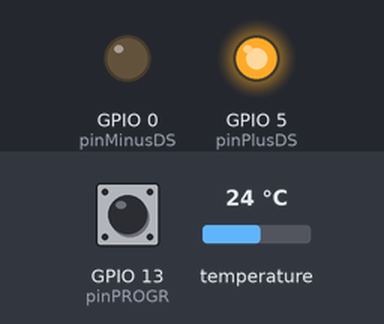
Bench run of a program on a simulated ESP8266 (Wemos D1 mini). Shown: output pins drawn as LEDs (lit = HIGH). Inputs (shaded band) come from the test bench; at power-on: GPIO 13 (pinPROGR) HIGH, temperature 24 °C. WiFi joins after 1.5 s; servers stay silent unless stated; no MQTT or app messages arrive unless stated; what the program prints to the serial monitor is not drawn. At 2.4 s the program puts the board to deep sleep or switches it off; the recording ends there.

Above: at 0.1 s.
Timing chart, 0 to 1.6 s (numbered marks = the images above):
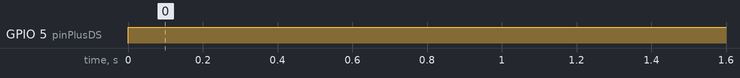

The program:

main.cpp
```cpp
/*
    MQTT sensor ds18b20
    ver: 20221207-20230418
    = Vlapa = v.005
*/

#include <Arduino.h>
#include <ESP8266WiFi.h>
#include <PubSubClient.h>
#include <OneWire.h>
#include <DallasTemperature.h>
#include <ESP8266HTTPUpdateServer.h>

#define ONE_WIRE_BUS 4 // D2
OneWire oneWire(ONE_WIRE_BUS);
DallasTemperature sensors(&oneWire);

const uint8_t pinPlusDS = 5;  // D1;  //  питание DS18b20 "+"
const uint8_t pinMinusDS = 0; // D3; //  питание DS18b20 "-"
const uint8_t pinPROGR = 13;  // D7;   //  программрование (при запуске на землю)

//**************************************************************
const char ssid[] = "link";
// const char ssid[] = "MikroTik-2-ext";
// const char ssid[] = "MikroTik-2";
const char pass[] = "dkfgf#*12091997";

const char *mqtt_server = "178.20.46.157";
const uint16_t mqtt_port = 1883;
const char *mqtt_client = "sensor_DS18b20-002";
// const char *mqtt_client = "Home_bme280";
// const char *mqtt_client = "GasBoiler_009";
const char *mqtt_client2 = "TEST_IP";
const char *mqtt_user = "mqtt";
const char *mqtt_pass = "qwe#*1243";
const char *outTopicTemp = "/Temp_Battery";
const char *outTopicVolt = "/Volt";
// const char *outTopicTemp = "/countOut";
const char *outTopicIP = "/IP";
const uint32_t pauseSleep = 30 * 1000 * 1000; //  30 секунд спим
bool flagPROGR = false;

WiFiClient espClient;
PubSubClient client(espClient);

//**************************************************************
inline bool mqtt_subscribe(PubSubClient &client, const String &topic)
{
  // Serial.print("Subscribing to: ");
  // Serial.println(topic);
  return client.subscribe(topic.c_str());
}

//**************************************************************
inline bool mqtt_publish(PubSubClient &client, const String &topic, const String &value)
{
  // Serial.print("Publishing topic ");
  // Serial.print(topic);
  // Serial.print(" = ");
  // Serial.println(value);
  // Serial.println("\n");
  return client.publish(topic.c_str(), value.c_str());
}

//**************************************************************
void mqtt_callback(char *topic, byte *payload, unsigned int length)
{
  // for (uint8_t i = 0; i < length; i++)
  //   Serial.print((char)payload[i]);
  // Serial.println();

  // char *topicBody = topic + strlen(mqtt_client) + 1;
  // if (!strncmp(topicBody, inTopiccount, strlen(inTopiccount)))
  // {
  //   for (uint8_t i = 0; i < length; i++)
  //     outcountData += (char)payload[i];
  //   Serial.print("count: ");
  //   Serial.println(outcountData);
  //   outcountData = "";
  // }
}

//**************************************************************
void reconnect()
{
  uint8_t mqttCount = 20;
  while (!client.connected())
  {
    // Serial.print("Atcountting MQTT connection...");
    // digitalWrite(pinBuiltinLed, LOW);

    if (!client.connect(mqtt_client, mqtt_user, mqtt_pass))
    {
      if (mqttCount)
      {
        mqttCount--;
        delay(300);
      }
      else
      {
        ESP.deepSleep(pauseSleep);
      }
    }
  }
}

//**************************************************************
void WiFi_init()
{
  WiFi.begin(ssid, pass);
  uint8_t wifiCount = 20;
  Serial.print("Connection to:  ");
  Serial.println(ssid);
  while (WiFi.status() != WL_CONNECTED)
  {
    delay(300);
    Serial.print('.');
    if (wifiCount)
    {
      wifiCount--;
    }
    else
    {
      ESP.deepSleep(pauseSleep);
    }
  }
}

//**************************************************************
// медиана на 3 значения со своим буфером
uint32_t median(uint32_t newVal, uint8_t offSet)
{
  uint32_t count;
  uint32_t buf[3];

  ESP.rtcUserMemoryRead(offSet, &count, sizeof(count));
  ESP.rtcUserMemoryWrite(count, &newVal, sizeof(newVal));

  uint8_t k = 0;
  for (uint8_t i = offSet - 3; i < offSet; ++i)
  {
    ESP.rtcUserMemoryRead(i, &buf[k], sizeof(buf[k]));
    Serial.print(buf[k]);
    Serial.print('\t');
    k++;
  }
  Serial.println();

  if (++count >= offSet)
  {
    count = offSet - 3;
    ESP.rtcUserMemoryWrite(offSet, &count, sizeof(count));
  }
  else
  {
    ESP.rtcUserMemoryWrite(offSet, &count, sizeof(count));
  }

  uint32_t a = (max(buf[0], buf[1]) == max(buf[1], buf[2])) ? max(buf[0], buf[2]) : max(buf[1], min(buf[0], buf[2]));
  Serial.print("a = ");
  Serial.println(a);
  return (max(buf[0], buf[1]) == max(buf[1], buf[2])) ? max(buf[0], buf[2]) : max(buf[1], min(buf[0], buf[2]));
}

//**************************************************************
void setup()
{
  Serial.begin(115200);
  Serial.println("\n");

  // pinMode(14, OUTPUT);
  // digitalWrite(14, HIGH);

  pinMode(pinPROGR, INPUT_PULLUP);
  delay(1);
  flagPROGR = digitalRead(pinPROGR);

  pinMode(pinPlusDS, OUTPUT);
  digitalWrite(pinPlusDS, HIGH);
  pinMode(pinMinusDS, OUTPUT);
  digitalWrite(pinMinusDS, LOW);

  // digitalWrite(LED_BUILTIN, HIGH);
  Serial.println("\n");

  client.setServer(mqtt_server, mqtt_port);
  client.setCallback(mqtt_callback);

  if (flagPROGR)
  {
    sensors.begin();
    sensors.requestTemperatures();
    uint32_t t = sensors.getTempCByIndex(0) * 100;
    t = median(t, 3);

    String topic = "/";
    // topic += mqtt_client;
    // topic += outTopicIP;
    // mqtt_publish(client2, topic, WiFi.localIP().toString());
    // Serial.print(topic);
    // Serial.print(" = ");
    // Serial.println(WiFi.localIP().toString());

    // topic = "/";
    topic += mqtt_client;
    topic += outTopicTemp;

    Serial.print(topic);
    Serial.print(" = ");
    Serial.println((String)t);
    Serial.print("ESP - sleep ");
    Serial.print(pauseSleep / 1000000);
    Serial.println("s !");

    uint32_t d1 = t;
    Serial.print("d = ");
    Serial.println(d1);
    uint32_t a1;
    ESP.rtcUserMemoryRead(4, &a1, sizeof(a1));
    Serial.print("a = ");
    Serial.println(a1);

    if (a1 == d1)
    {
      pinMode(LED_BUILTIN, OUTPUT);
      digitalWrite(LED_BUILTIN, LOW);
      Serial.println("ESP deep sleep.\n");
      delay(10);
      ESP.deepSleep(pauseSleep);
    }
    else
    {
      ESP.rtcUserMemoryWrite(4, &d1, sizeof(d1));
      Serial.println("Data Write - Ok !");
    }

    delay(1);
    float u = (1.0 / 1023) * analogRead(A0) * 4.200;
    uint32_t u1 = u * 100;
    u1 = median(u1, 10);
    Serial.print("U1 = ");
    Serial.println(u1);

    String topic1 = "/";
    topic1 += mqtt_client;
    topic1 += outTopicVolt;

    WiFi_init();
    Serial.println("\nWiFi Ok !");
    reconnect();
    Serial.println("MQTT Ok !");
    uint8_t s1 = t / 100;
    uint8_t s2 = t % 100;
    String t2 = "";
    t2 += s1;
    t2 += '.';
    if (s2 < 10)
      t2 += '0';
    t2 += s2;
    mqtt_publish(client, topic, t2);

    t2 = "";
    s1 = u1 / 100;
    s2 = u1 % 100;
    t2 += s1;
    t2 += '.';
    if (s2 < 10)
      t2 += '0';
    t2 += s2;
    Serial.print("U = ");
    Serial.println(t2);
    mqtt_publish(client, topic1, t2);

    delay(100);
    ESP.deepSleep(pauseSleep);
  }
  else
  {
    pinMode(LED_BUILTIN, OUTPUT);
    digitalWrite(LED_BUILTIN, LOW);

    String topic = "/";
    topic += mqtt_client2;
    topic += outTopicIP;
    Serial.print(topic);
    Serial.print(" :  ");
    Serial.println(WiFi.localIP().toString());

    WiFi_init();
    reconnect();

    mqtt_publish(client, topic, WiFi.localIP().toString());
    delay(100);

    ESP8266WebServer server(80);
    ESP8266HTTPUpdateServer httpUpdater;
    server.begin();
    httpUpdater.setup(&server);

    while (1)
    {
      server.handleClient();
      client.loop();
      delay(1);
    }
  }
}

void loop() {}
```

Measured:
- by itself, GPIO 5 (pinPlusDS): LOW → HIGH at 0.00 s
